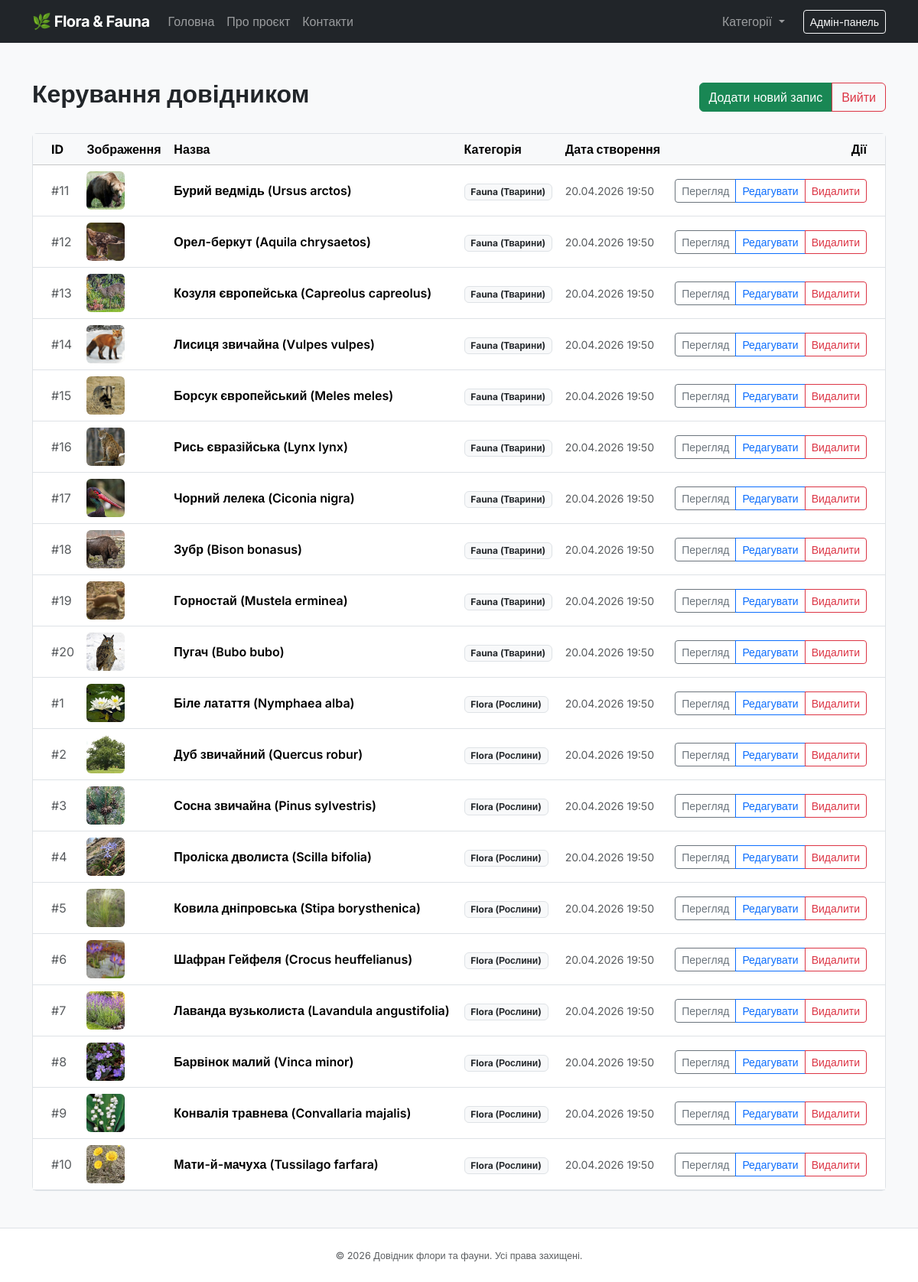
The page /admin/index.php (signed in) on the database its author committed.
### tables this page shows
CREATE TABLE IF NOT EXISTS `menu` (
    `id` INT AUTO_INCREMENT PRIMARY KEY,
    `title` VARCHAR(50) NOT NULL,
    `url` VARCHAR(100) NOT NULL DEFAULT '/'
);

CREATE TABLE IF NOT EXISTS `entries` (
    `id` INT AUTO_INCREMENT PRIMARY KEY,
    `category_id` INT NOT NULL,
    `title` VARCHAR(255) NOT NULL,
    `content` TEXT NOT NULL,
    `image_path` VARCHAR(255) DEFAULT NULL,
    `created_at` TIMESTAMP DEFAULT CURRENT_TIMESTAMP,
    `updated_at` TIMESTAMP DEFAULT CURRENT_TIMESTAMP ON UPDATE CURRENT_TIMESTAMP,
    CONSTRAINT `fk_entries_category` FOREIGN KEY (`category_id`) REFERENCES `categories`(`id`) ON DELETE CASCADE
);

CREATE TABLE IF NOT EXISTS `categories` (
    `id` INT AUTO_INCREMENT PRIMARY KEY,
    `name` VARCHAR(100) NOT NULL UNIQUE
);

### admin/index.php (called while the page is built, shortened)
<?php
require_once __DIR__ . '/../core/init.php';
$entries = get_all_entries($db_connection);
require_once __DIR__ . '/../views/header.view.php';
require_once __DIR__ . '/../views/admin/index.view.php';
require_once __DIR__ . '/../views/footer.view.php';

### core/functions.php (called while the page is built, shortened)
<?php
function get_navigation_menu(PDO $connection): array
{
    $query = "SELECT title, url FROM menu ORDER BY id ASC";
    $statement = $connection->query($query);
    return $statement->fetchAll();
}
function get_all_entries(PDO $connection, ?int $limit = null): array
{
    $query = "SELECT e.*, c.name as category_name
              FROM entries e
              JOIN categories c ON e.category_id = c.id
              ORDER BY e.created_at DESC";
    $statement = $connection->query($query);
    return $statement->fetchAll();
}

### core/init.php (called while the page is built, shortened)
<?php
require_once __DIR__ . '/functions.php';
try {
    $db_connection = get_db_connection();
    $header_menu = get_navigation_menu($db_connection);
} catch (PDOException $e) {
    if (($_ENV['APP_ENV'] ?? 'development') === 'development') {
        die("Помилка підключення до бази даних: " . $e->getMessage());
    }
    error_log("DB Connection Error: " . $e->getMessage());
}

### views/admin/index.view.php (the view, shortened to what this page needs)
<div class="d-flex justify-content-between align-items-center mb-4">
    <h1 class="h2 fw-bold">Керування довідником</h1>
    <div class="btn-group">
        <a href="/admin/add.php" class="btn btn-success">Додати новий запис</a>
        <a href="/admin/logout.php" class="btn btn-outline-danger">Вийти</a>
    </div>
</div>
<div class="card border">
    <div class="card-body p-0">
        <div class="table-responsive">
            <table class="table table-hover align-middle mb-0">
                <thead class="table-light">
                    <tr>
                        <th class="ps-4">ID</th>
                        <th>Зображення</th>
                        <th>Назва</th>
                        <th>Категорія</th>
                        <th>Дата створення</th>
                        <th class="text-end pe-4">Дії</th>
                    </tr>
                </thead>
                <tbody>
                    <?php if (empty($entries)): ?>
                        <tr>
                            <td colspan="6" class="text-center py-5 text-muted">
                                Записів поки немає. Створіть свій перший запис!
                            </td>
                        </tr>
                    <?php else: ?>
                        <?php foreach ($entries as $entry): ?>
                            <tr>
                                <td class="ps-4 text-muted">#<?= $entry['id'] ?></td>
                                <td>
                                    <?php if (!empty($entry['image_path'])): ?>
                                        <img src="/img/<?= htmlspecialchars($entry['image_path']) ?>" alt="" class="rounded" style="width: 50px; height: 50px; object-fit: cover;">
                                    <?php else: ?>
                                        <div class="bg-light rounded d-flex align-items-center justify-content-center" style="width: 50px; height: 50px;">
                                            <small class="text-muted">N/A</small>
                                        </div>
                                    <?php endif; ?>
                                </td>
                                <td class="fw-semibold"><?= htmlspecialchars($entry['title']) ?></td>
                                <td>
                                    <span class="badge bg-light text-dark border"><?= htmlspecialchars($entry['category_name']) ?></span>
                                </td>
                                <td class="text-muted small"><?= date('d.m.Y H:i', strtotime($entry['created_at'])) ?></td>
                                <td class="text-end pe-4">
                                    <div class="btn-group btn-group-sm">
                                        <a href="/item.php?id=<?= $entry['id'] ?>" class="btn btn-outline-secondary" title="Переглянути" target="_blank">
                                            Перегляд
                                        </a>
                                        <a href="/admin/edit.php?id=<?= $entry['id'] ?>" class="btn btn-outline-primary" title="Редагувати">
                                            Редагувати
                                        </a>
                                        <a href="/admin/delete.php?id=<?= $entry['id'] ?>"
                                           class="btn btn-outline-danger"
                                           onclick="return confirm('Ви впевнені, що хочете видалити цей запис?')"
                                           title="Видалити">
                                            Видалити
                                        </a>
                                    </div>
                                </td>
                            </tr>
                        <?php endforeach; ?>
                    <?php endif; ?>
                </tbody>
            </table>
        </div>
    </div>
</div>

### views/header.view.php (shortened to what this page needs)
<!DOCTYPE html>
<html lang="uk">
<head>
    <link href="https://cdn.jsdelivr.net/npm/bootstrap@5.3.3/dist/css/bootstrap.min.css" rel="stylesheet">
    <link rel="stylesheet" href="/css/main.css">
</head>
<body class="bg-light">
    <nav class="navbar navbar-expand-lg navbar-dark bg-dark">
        <div class="container">
            <a class="navbar-brand fw-bold" href="/">🌿 Flora & Fauna</a>
            <div class="collapse navbar-collapse" id="navbarMain">
                <ul class="navbar-nav me-auto mb-2 mb-lg-0">
                    <?php foreach ($header_menu as $menu_item): ?>
                        <li class="nav-item">
                            <a class="nav-link" href="<?= htmlspecialchars($menu_item['url']) ?>">
                                <?= htmlspecialchars($menu_item['title']) ?>
                            </a>
                        </li>
                    <?php endforeach; ?>
                </ul>
                <ul class="navbar-nav ms-auto mb-2 mb-lg-0">
                    <?php if (isset($header_categories)): ?>
                        <li class="nav-item dropdown">
                            <a class="nav-link dropdown-toggle" href="#" id="categoryDropdown" role="button" data-bs-toggle="dropdown" aria-expanded="false">
                                Категорії
                            </a>
                        </li>
                    <?php endif; ?>
                </ul>
                <div class="d-flex ms-lg-3">
                    <?php if (isset($_SESSION['user_id'])): ?>
                        <a href="/admin/index.php" class="btn btn-outline-light btn-sm">Адмін-панель</a>
                    <?php else: ?>
                        <a href="/login.php" class="btn btn-primary btn-sm">Вхід</a>
                    <?php endif; ?>
                </div>
            </div>
        </div>
    </nav>
    <main class="container py-5">

### css/main.css (style rules this page uses)
:root { --primary-color: #2e7d32; --secondary-color: #607d8b; --bg-color: #f8f9fa; --text-color: #212529; }
body { font-family: 'Inter', sans-serif; color: var(--text-color); min-height: 100vh; display: flex; flex-direction: column; }
main { flex: 1; }
.navbar-brand { letter-spacing: -0.5px; }
.card { border: 1px solid rgba(0,0,0,.125); }

### rows shown on the page
menu: title "Головна"
menu: title "Про проєкт"
menu: title "Контакти"
entries: id "11", image_path (picture), title "Бурий ведмідь (Ursus arctos)", category.name "Fauna (Тварини)", created_at "20.04.2026 19:50"
entries: id "12", image_path (picture), title "Орел-беркут (Aquila chrysaetos)", category.name "Fauna (Тварини)", created_at "20.04.2026 19:50"
entries: id "13", image_path (picture), title "Козуля європейська (Capreolus capreolus)", category.name "Fauna (Тварини)", created_at "20.04.2026 19:50"
entries: id "14", image_path (picture), title "Лисиця звичайна (Vulpes vulpes)", category.name "Fauna (Тварини)", created_at "20.04.2026 19:50"
entries: id "15", image_path (picture), title "Борсук європейський (Meles meles)", category.name "Fauna (Тварини)", created_at "20.04.2026 19:50"
entries: id "16", image_path (picture), title "Рись євразійська (Lynx lynx)", category.name "Fauna (Тварини)", created_at "20.04.2026 19:50"
entries: id "17", image_path (picture), title "Чорний лелека (Ciconia nigra)", category.name "Fauna (Тварини)", created_at "20.04.2026 19:50"
entries: id "18", image_path (picture), title "Зубр (Bison bonasus)", category.name "Fauna (Тварини)", created_at "20.04.2026 19:50"
entries: id "19", image_path (picture), title "Горностай (Mustela erminea)", category.name "Fauna (Тварини)", created_at "20.04.2026 19:50"
entries: id "20", image_path (picture), title "Пугач (Bubo bubo)", category.name "Fauna (Тварини)", created_at "20.04.2026 19:50"
entries: id "1", image_path (picture), title "Біле латаття (Nymphaea alba)", category.name "Flora (Рослини)", created_at "20.04.2026 19:50"
entries: id "2", image_path (picture), title "Дуб звичайний (Quercus robur)", category.name "Flora (Рослини)", created_at "20.04.2026 19:50"
entries: id "3", image_path (picture), title "Сосна звичайна (Pinus sylvestris)", category.name "Flora (Рослини)", created_at "20.04.2026 19:50"
entries: id "4", image_path (picture), title "Проліска дволиста (Scilla bifolia)", category.name "Flora (Рослини)", created_at "20.04.2026 19:50"
entries: id "5", image_path (picture), title "Ковила дніпровська (Stipa borysthenica)", category.name "Flora (Рослини)", created_at "20.04.2026 19:50"
entries: id "6", image_path (picture), title "Шафран Гейфеля (Crocus heuffelianus)", category.name "Flora (Рослини)", created_at "20.04.2026 19:50"
entries: id "7", image_path (picture), title "Лаванда вузьколиста (Lavandula angustifolia)", category.name "Flora (Рослини)", created_at "20.04.2026 19:50"
entries: id "8", image_path (picture), title "Барвінок малий (Vinca minor)", category.name "Flora (Рослини)", created_at "20.04.2026 19:50"
entries: id "9", image_path (picture), title "Конвалія травнева (Convallaria majalis)", category.name "Flora (Рослини)", created_at "20.04.2026 19:50"
entries: id "10", image_path (picture), title "Мати-й-мачуха (Tussilago farfara)", category.name "Flora (Рослини)", created_at "20.04.2026 19:50"
